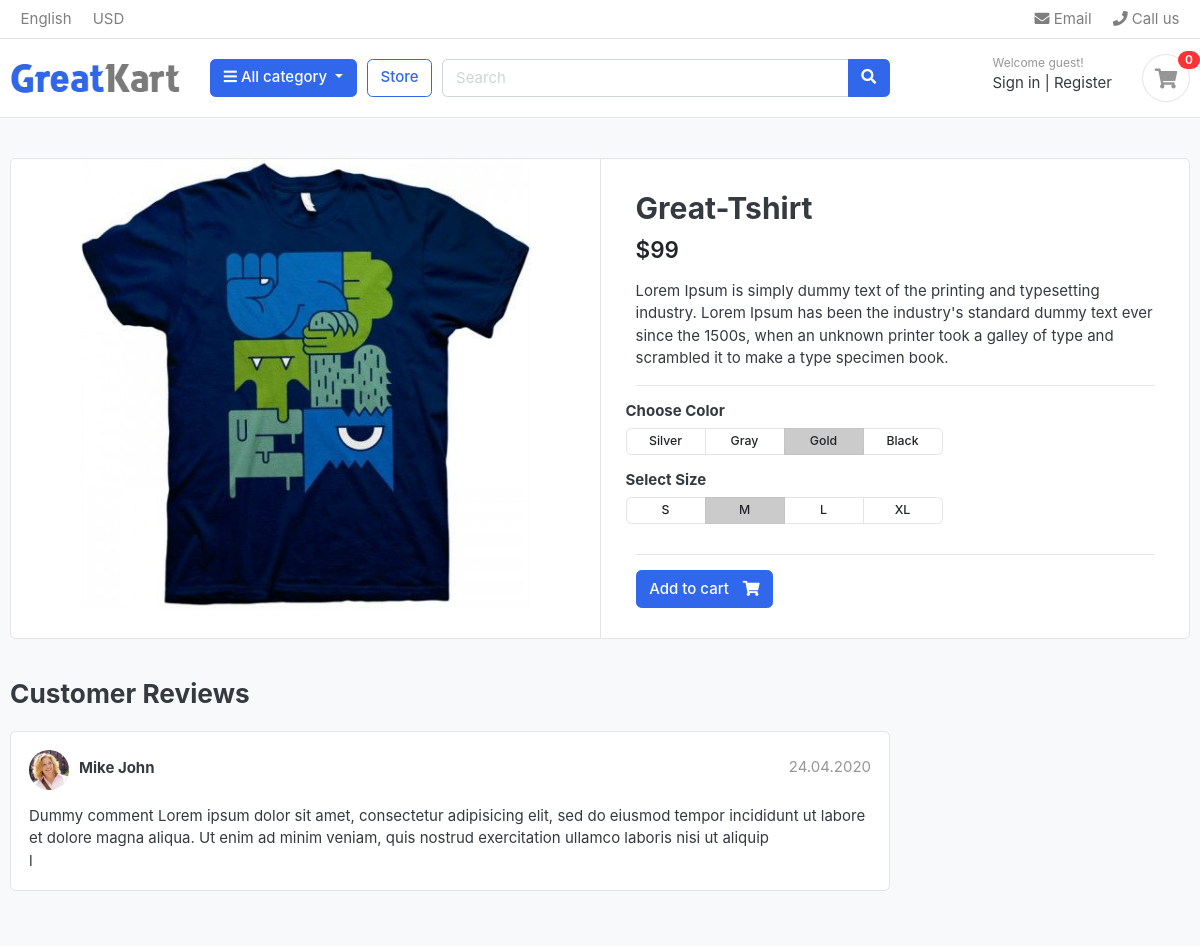
The app's page /store/great-tshirt/great-tshirt/ with its own data.
### store/models.py (models this page shows, shortened)
class Product(models.Model):
    product_name=models.CharField(max_length=100,unique=True)
    slug=models.CharField(max_length=100,unique=True)
    description=models.TextField(max_length=500,blank=True)
    price=models.IntegerField()
    image=models.ImageField(upload_to='photo/products')
    stock=models.IntegerField()
    is_avaliable=models.BooleanField(default=True)
    category=models.ForeignKey(Category,on_delete=models.CASCADE)
    created_date = models.DateTimeField(auto_now_add=True)
    modified_date = models.DateTimeField(auto_now=True)

### store/views.py (the view)
# urls.py: path('<slug:category_slug>/<slug:product_slug>/',views.product_detail,name="product_detail")
def product_detail(request,category_slug,product_slug):
    try:
        detail=get_object_or_404(Product ,category__slug=category_slug,slug=product_slug)
    except Exception as e:
        return e
    context={'detail':detail}
    return render(request, 'store/product_detail.html',context)

### category/context_processor.py (called while the page is built)
def menu_link(request):
    links=Category.objects.all()
    return dict(links=links)

### category/models.py (called while the page is built)
    def get_url(self):
            return reverse('category_slug',args=[self.slug])

### templates/store/product_detail.html
{% extends 'base.html' %}
{% block content %}
<section class="section-content padding-y bg">
<div class="container">
<div class="card">
	<div class="row no-gutters">
		<aside class="col-md-6">
<article class="gallery-wrap">
	<div class="img-big-wrap">
	   <a href="#"><img src="{{detail.image.url}}"></a>
	</div>
</article>
		</aside>
		<main class="col-md-6 border-left">
<article class="content-body">
<h2 class="title">{{detail.product_name}}</h2>
<div class="mb-3">
	<var class="price h4">${{detail.price}}</var>
</div>
<p>{{detail.description}}</p>
<hr>
	<div class="row">
		<div class="item-option-select">
			<h6>Choose Color</h6>
			<div class="btn-group btn-group-sm btn-group-toggle" data-toggle="buttons">
			  <label class="btn btn-light">
			    <input type="radio" name="radio_color"> Silver
			  </label>
			  <label class="btn btn-light">
			    <input type="radio" name="radio_color" > Gray
			  </label>
			  <label class="btn btn-light active">
			    <input type="radio" name="radio_color checked"> Gold
			  </label>
			  <label class="btn btn-light">
			    <input type="radio" name="radio_color"> Black
			  </label>
			</div>
		</div>
	</div>
	<div class="row">
		<div class="item-option-select">
			<h6>Select Size</h6>
			<div class="btn-group btn-group-sm btn-group-toggle" data-toggle="buttons">
			  <label class="btn btn-light">
			    <input type="radio" name="radio_color"> S
			  </label>
			  <label class="btn btn-light active">
			    <input type="radio" name="radio_color" checked> M
			  </label>
			  <label class="btn btn-light">
			    <input type="radio" name="radio_color"> L
			  </label>
			  <label class="btn btn-light">
			    <input type="radio" name="radio_color"> XL
			  </label>
			</div>
		</div>
	</div>
	<hr>
	{% if detail.stock <= 0 %}
		<h5 class="text-danger">Out of stock</h5>
	{% else %}
		<a href="{% url 'add_cart' detail.id %}" class="btn  btn-primary"> <span class="text">Add to cart</span> <i class="fas fa-shopping-cart"></i>  </a>
	{% endif %}
</article>
		</main>
	</div>
</div>
<br>
<div class="row">
			<div class="col-md-9">
	<header class="section-heading">
		<h3>Customer Reviews </h3>
	</header>
	<article class="box mb-3">
		<div class="icontext w-100">
			<img src="./images/avatars/avatar1.jpg" class="img-xs icon rounded-circle">
			<div class="text">
				<span class="date text-muted float-md-right">24.04.2020 </span>
				<h6 class="mb-1">Mike John </h6>
			</div>
		</div>
		<div class="mt-3">
			<p>
				Dummy comment Lorem ipsum dolor sit amet, consectetur adipisicing elit, sed do eiusmod
				tempor incididunt ut labore et dolore magna aliqua. Ut enim ad minim veniam,
				quis nostrud exercitation ullamco laboris nisi ut aliquip
			</p>	l
		</div>
	</article>
	</div>
</div>
</div>
</section>
</body>
</html>
{% endblock %}

### static/css/ui.css (style rules this page uses)
html { font-family: "Inter", sans-serif; font-size: 15px; }
.content-body { flex: 1 1 auto; padding: 2rem 2.3rem; }
.img-xs, .img-sm, .img-md, .img-lg { -o-object-fit: cover; object-fit: cover; flex-shrink: 0; flex-grow: 0; }
.img-xs { width: 40px; height: 40px; }
.padding-y { padding-top: 40px; padding-bottom: 40px; }
var { font-style: normal; }
article:after, .form-group:after { display: block; clear: both; content: ""; }
.bg { background-color: #f8f9fa; }
.section-heading { margin-bottom: 20px; margin-top: 15px; }
p:last-child { margin-bottom: 0; }
.btn-light { background-color: #fff; border-color: #e4e4e4; }
.btn .text + i { margin-left: 10px; }
.icontext { display: inline-flex; align-items: center; vertical-align: middle; }
.icontext .text { width: 100%; line-height: 1.2; }
.icontext .icon { position: relative; margin-right: 10px; flex-shrink: 0; flex-grow: 0; }
.price { font-weight: 600; color: #212529; }
.box { padding: 18px; background: #fff; border-radius: 0.37rem; border: 1px solid #e4e4e4; }
.box img { max-width: 100%; }
.gallery-wrap .img-big-wrap { margin-bottom: 10px; border-radius: 0.37rem; overflow: hidden; background-color: #fff; }
.gallery-wrap .img-big-wrap a { text-align: center; display: block; }
.gallery-wrap .img-big-wrap img { height: 450px; width: auto; display: inline-block; }
.item-option-select { margin-bottom: 1rem; display: inline-block; margin-right: 15px; }
.item-option-select .btn { min-width: 80px; }

### records on screen
Product: image (picture), product_name "Great-Tshirt", price "99", description "Lorem Ipsum is simply dummy text of the printing and typesetting industry. Lorem Ipsum has been the industry's standard dummy text ever since the 1500s, when an unknown printer took a galley of type and scrambled it to make a type specimen book."
